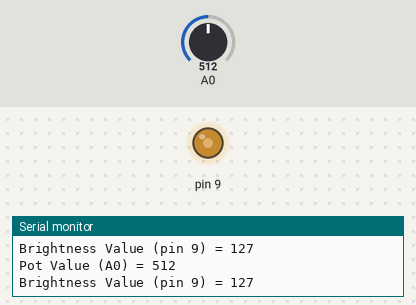
This sketch was run on a simulated Arduino Uno, built with avr-gcc and run on an emulated ATmega328P. On the bench: output pins drawn as LEDs (lit = HIGH), the last lines printed to the serial monitor. Inputs (shaded band) come from the test bench; at power-on: A0 = 512.

Above: at 1.3 s.
1.4 s: A0 set to 716
At 2.3 s:
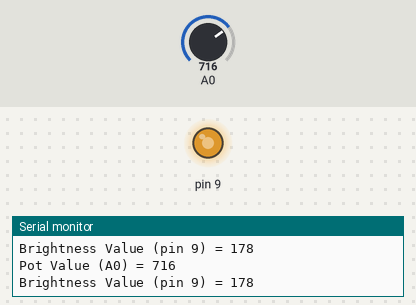
3.0 s: A0 set to 900
At 3.6 s:
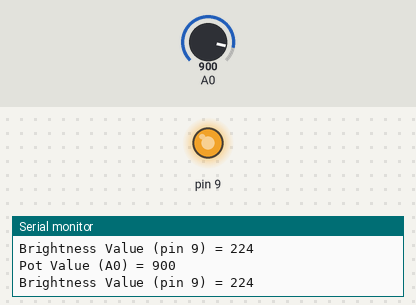
4.5 s: A0 set to 122
At 4.8 s:
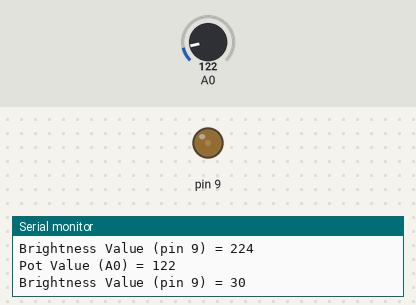
6.0 s: A0 set to 0
At 7.2 s:
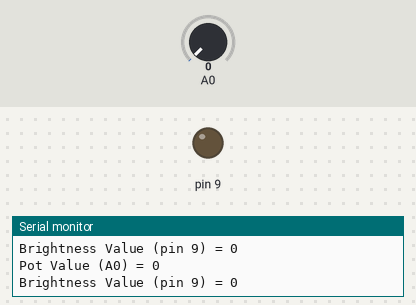
7.5 s: A0 set to 511
At 8.4 s:
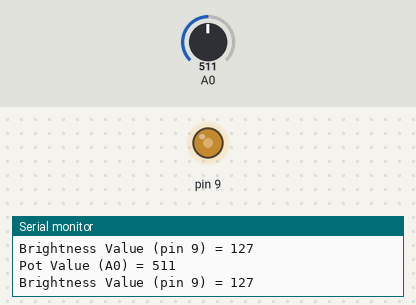
Timing chart, 0 to 10.0 s (numbered marks = the images above; inputs shaded):
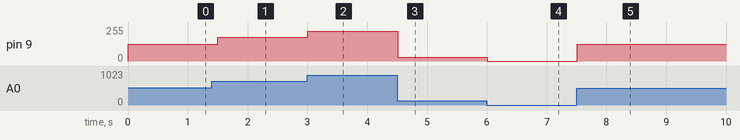

The sketch:

Analog_Read.ino
```cpp
void setup() {
  pinMode(9, OUTPUT);
  Serial.begin(9600);

}

void loop() {
//  for (int fadeV = 0; fadeV <= 255; fadeV += 5)
//  {
//   Serial.print("Fade Value = ");
//    Serial.println(fadeV);
//    analogWrite(0,fadeV);
//    delay(50);
//  }
//
//   for (int fadeV = 255; fadeV >= 0; fadeV -= 5)
//  {
//    Serial.print("Fade Value = ");
//    Serial.println(fadeV);
//    analogWrite(0,fadeV);
//    delay(50);
//  }

  int potValue = analogRead(A0);
  int brightness = map(potValue, 0, 1023, 0, 255);
  analogWrite(9, brightness);
  Serial.print("Pot Value (A0) = ");
  Serial.println(potValue);
  Serial.print("Brightness Value (pin 9) = ");
  Serial.println(brightness);
  delay(500);
//
//  int sensorV = analogRead(A0);
//
//  Serial.println("Sensor Reading: ");
//  Serial.println(sensorV);
//  delay(50);

}
```

Measured:
- after the input at 1.4 s, pin 9: 127/255 → 178/255 after 0.10 s
- after the input at 3.0 s, pin 9: 178/255 → 224/255 at once
- after the input at 4.5 s, pin 9: 224/255 → 30/255 at once
- after the input at 6.0 s, pin 9: 30/255 → 0/255 at once
- after the input at 7.5 s, pin 9: 0/255 → 127/255 at once
